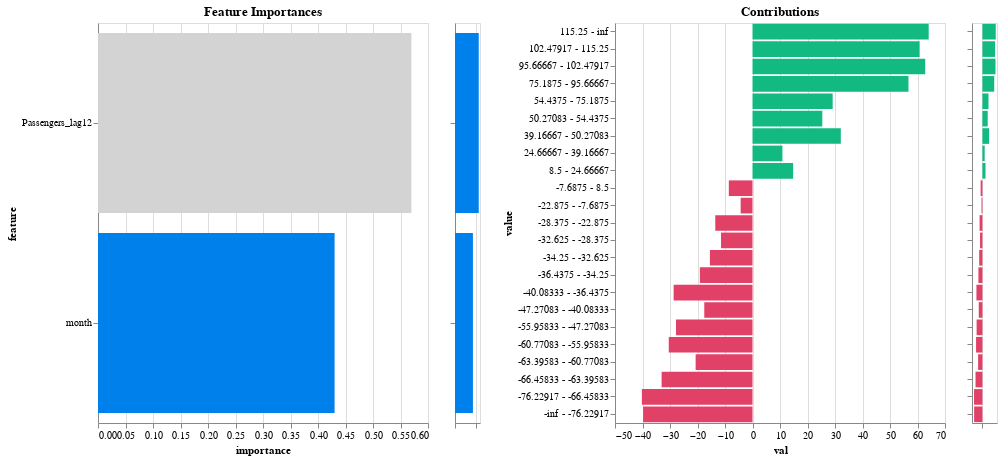

This figure's notebook cell:
### Markdown cell above
## Explainers

### xplainable model
Note that this explainer ignores trend when decomposition is applied. See below to understand how the trend line comes into play.

### Code cell
#|eval: false
model.model.explain()

### Figure 1 — Vega-Lite specification as saved in the notebook (floating-point values rounded to 4 significant figures)
{"config": {"view": {"continuousWidth": 300, "continuousHeight": 300}}, "hconcat": [{"mark": {"type": "bar", "color": "#0080ea"}, "encoding": {"color": {"condition": {"param": "param_1", "value": "lightgray"}, "value": "#0080ea"}, "tooltip": {"field": "importance_label", "type": "nominal"}, "x": {"field": "importance", "type": "quantitative"}, "y": {"field": "feature", "sort": {"field": "importance", "order": "descending"}, "type": "nominal"}}, "height": 400, "name": "view_1", "title": "Feature Importances", "transform": [{"filter": {"param": "param_2"}}], "width": 330}, {"mark": {"type": "bar", "color": "#0080ea"}, "encoding": {"x": {"axis": {"labels": false, "title": null}, "field": "importance", "type": "quantitative"}, "y": {"axis": {"labels": false, "title": null}, "field": "feature", "sort": "-x", "type": "nominal"}}, "height": 400, "name": "view_2", "width": 25}, {"data": {"name": "data-604fbdfe3c973271ae89616378997a74"}, "mark": {"type": "bar", "color": "#e14067"}, "encoding": {"color": {"condition": {"test": "(datum.contribution < 0)", "value": "#e14067"}, "value": "#12b980"}, "tooltip": {"field": "score_label", "type": "nominal"}, "x": {"field": "val", "type": "quantitative"}, "y": {"field": "value", "sort": {"field": "index", "order": "descending"}, "type": "nominal"}}, "height": 400, "name": "view_3", "title": "Contributions", "transform": [{"fold": ["contribution", "mean", "frequency"], "as": ["column", "val"]}, {"filter": {"param": "Select"}}, {"filter": {"param": "param_1"}}, {"filter": {"param": "param_3"}}], "width": 330}, {"data": {"name": "data-604fbdfe3c973271ae89616378997a74"}, "mark": {"type": "bar", "color": "#e14067"}, "encoding": {"color": {"condition": {"test": "(datum.contribution < 0)", "value": "#e14067"}, "value": "#12b980"}, "x": {"axis": {"labels": false, "title": null}, "field": "contribution", "type": "quantitative"}, "y": {"axis": {"labels": false, "title": null}, "field": "value", "sort": {"field": "index", "order": "descending"}, "type": "nominal"}}, "height": 400, "name": "view_4", "transform": [{"filter": {"param": "param_1"}}], "width": 25}], "data": {"name": "data-1c7f99543114e1e8a3d9aad9153acddc"}, "params": [{"name": "param_1", "select": {"type": "point", "fields": ["feature"]}, "value": "Passengers_lag12", "views": ["view_1"]}, {"name": "Select", "select": {"type": "point", "fields": ["column"]}, "bind": {"input": "select", "options": ["contribution", "mean", "frequency"]}, "value": "contribution", "views": ["view_1", "view_3"]}, {"name": "param_2", "select": {"type": "interval", "encodings": ["y"]}, "views": ["view_2"]}, {"name": "param_3", "select": {"type": "interval", "encodings": ["y"]}, "views": ["view_4"]}], "$schema": "https://vega.github.io/schema/vega-lite/v5.15.1.json", "datasets": {"data-1c7f99543114e1e8a3d9aad9153acddc": [{"feature": "month", "importance": 0.4302, "importance_label": "43.0%"}, {"feature": "Passengers_lag12", "importance": 0.5698, "importance_label": "57.0%"}], "data-604fbdfe3c973271ae89616378997a74": [{"index": 0, "value": "-inf - 1.5", "contribution": -17.39, "mean": -39.04, "frequency": 0.1, "feature": "month", "score_label": "-1738.9"}, {"index": 1, "value": "1.5 - 2.5", "contribution": -30.44, "mean": -65.15, "frequency": 0.1, "feature": "month", "score_label": "-3044.4"}, {"index": 2, "value": "2.5 - 3.5", "contribution": -9.465, "mean": -23.19, "frequency": 0.1, "feature": "month", "score_label": "-946.5"}, {"index": 3, "value": "3.5 - 4.5", "contribution": -7.979, "mean": -20.22, "frequency": 0.1, "feature": "month", "score_label": "-797.9"}, {"index": 4, "value": "4.5 - 5.5", "contribution": -1.028, "mean": -6.319, "frequency": 0.1, "feature": "month", "score_label": "-102.8"}, {"index": 5, "value": "5.5 - 6.5", "contribution": 28.88, "mean": 53.5, "frequency": 0.1, "feature": "month", "score_label": "2888.2"}, {"index": 6, "value": "6.5 - 7.5", "contribution": 58.75, "mean": 113.2, "frequency": 0.06667, "feature": "month", "score_label": "5874.7"}, {"index": 7, "value": "7.5 - 8.5", "contribution": 63.43, "mean": 122.6, "frequency": 0.06667, "feature": "month", "score_label": "6343.4"}, {"index": 8, "value": "8.5 - 9.5", "contribution": 12.83, "mean": 21.4, "frequency": 0.06667, "feature": "month", "score_label": "1283.0"}, {"index": 9, "value": "9.5 - 10.5", "contribution": -14.19, "mean": -32.65, "frequency": 0.06667, "feature": "month", "score_label": "-1419.1"}, {"index": 10, "value": "10.5 - 11.5", "contribution": -40.0, "mean": -84.27, "frequency": 0.06667, "feature": "month", "score_label": "-4000.3"}, {"index": 11, "value": "11.5 - inf", "contribution": -24.68, "mean": -53.62, "frequency": 0.06667, "feature": "month", "score_label": "-2468.1"}, {"index": 0, "value": "-inf - -76.22917", "contribution": -39.78, "mean": -83.83, "frequency": 0.03333, "feature": "Passengers_lag12", "score_label": "-3978.5"}, {"index": 1, "value": "-76.22917 - -66.45833", "contribution": -40.22, "mean": -84.71, "frequency": 0.03333, "feature": "Passengers_lag12", "score_label": "-4022.2"}, {"index": 2, "value": "-66.45833 - -63.39583", "contribution": -33.06, "mean": -70.38, "frequency": 0.03333, "feature": "Passengers_lag12", "score_label": "-3305.6"}, {"index": 3, "value": "-63.39583 - -60.77083", "contribution": -20.68, "mean": -45.62, "frequency": 0.03333, "feature": "Passengers_lag12", "score_label": "-2068.1"}, {"index": 4, "value": "-60.77083 - -55.95833", "contribution": -30.45, "mean": -65.17, "frequency": 0.03333, "feature": "Passengers_lag12", "score_label": "-3045.1"}, {"index": 5, "value": "-55.95833 - -47.27083", "contribution": -27.83, "mean": -59.92, "frequency": 0.03333, "feature": "Passengers_lag12", "score_label": "-2782.6"}, {"index": 6, "value": "-47.27083 - -40.08333", "contribution": -17.53, "mean": -39.33, "frequency": 0.03333, "feature": "Passengers_lag12", "score_label": "-1753.5"}, {"index": 7, "value": "-40.08333 - -36.4375", "contribution": -28.68, "mean": -61.63, "frequency": 0.03333, "feature": "Passengers_lag12", "score_label": "-2868.1"}, {"index": 8, "value": "-36.4375 - -34.25", "contribution": -19.14, "mean": -42.54, "frequency": 0.03333, "feature": "Passengers_lag12", "score_label": "-1913.9"}, {"index": 9, "value": "-34.25 - -32.625", "contribution": -15.49, "mean": -35.25, "frequency": 0.03333, "feature": "Passengers_lag12", "score_label": "-1549.3"}, {"index": 10, "value": "-32.625 - -28.375", "contribution": -11.44, "mean": -27.15, "frequency": 0.06667, "feature": "Passengers_lag12", "score_label": "-1144.1"}, {"index": 11, "value": "-28.375 - -22.875", "contribution": -13.53, "mean": -31.33, "frequency": 0.03333, "feature": "Passengers_lag12", "score_label": "-1353.5"}, {"index": 12, "value": "-22.875 - -7.6875", "contribution": -4.31, "mean": -12.88, "frequency": 0.1667, "feature": "Passengers_lag12", "score_label": "-431.0"}, {"index": 13, "value": "-7.6875 - 8.5", "contribution": -8.611, "mean": -21.49, "frequency": 0.1, "feature": "Passengers_lag12", "score_label": "-861.1"}, {"index": 14, "value": "8.5 - 24.66667", "contribution": 14.78, "mean": 25.29, "frequency": 0.03333, "feature": "Passengers_lag12", "score_label": "1477.8"}, {"index": 15, "value": "24.66667 - 39.16667", "contribution": 10.88, "mean": 17.5, "frequency": 0.03333, "feature": "Passengers_lag12", "score_label": "1088.2"}, {"index": 16, "value": "39.16667 - 50.27083", "contribution": 32.11, "mean": 59.96, "frequency": 0.03333, "feature": "Passengers_lag12", "score_label": "3211.1"}, {"index": 17, "value": "50.27083 - 54.4375", "contribution": 25.38, "mean": 46.5, "frequency": 0.03333, "feature": "Passengers_lag12", "score_label": "2538.2"}, {"index": 18, "value": "54.4375 - 75.1875", "contribution": 29.15, "mean": 54.04, "frequency": 0.03333, "feature": "Passengers_lag12", "score_label": "2915.3"}, {"index": 19, "value": "75.1875 - 95.66667", "contribution": 56.72, "mean": 109.2, "frequency": 0.03333, "feature": "Passengers_lag12", "score_label": "5671.5"}, {"index": 20, "value": "95.66667 - 102.47917", "contribution": 62.8, "mean": 121.3, "frequency": 0.03333, "feature": "Passengers_lag12", "score_label": "6279.9"}, {"index": 21, "value": "102.47917 - 115.25", "contribution": 60.78, "mean": 117.3, "frequency": 0.03333, "feature": "Passengers_lag12", "score_label": "6077.8"}, {"index": 22, "value": "115.25 - inf", "contribution": 64.07, "mean": 123.9, "frequency": 0.03333, "feature": "Passengers_lag12", "score_label": "6406.9"}]}}
